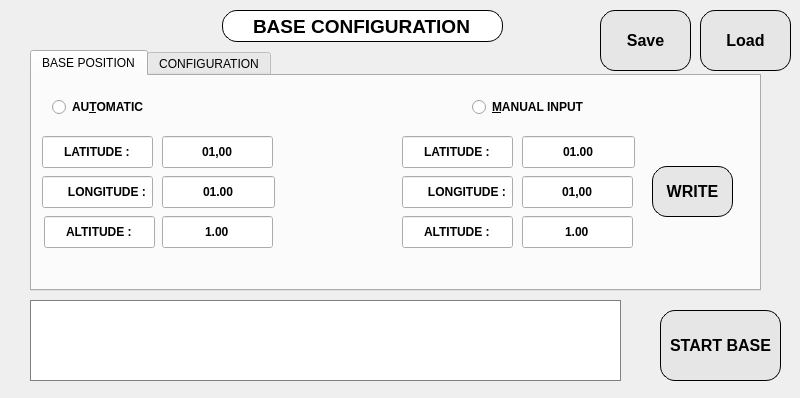
<?xml version="1.0" encoding="UTF-8"?>
<ui version="4.0">
 <class>OptionsStr2str</class>
 <widget class="QDialog" name="OptionsStr2str">
  <property name="geometry">
   <rect>
    <x>0</x>
    <y>0</y>
    <width>800</width>
    <height>398</height>
   </rect>
  </property>
  <property name="windowTitle">
   <string>Dialog</string>
  </property>
  <widget class="QPushButton" name="pushButtonDefault1">
   <property name="geometry">
    <rect>
     <x>660</x>
     <y>310</y>
     <width>121</width>
     <height>71</height>
    </rect>
   </property>
   <property name="font">
    <font>
     <pointsize>12</pointsize>
     <weight>75</weight>
     <bold>true</bold>
    </font>
   </property>
   <property name="styleSheet">
    <string notr="true">border-radius: 15px;
border: 1px solid black;
background-color: rgb(230, 230, 230);</string>
   </property>
   <property name="text">
    <string>START BASE</string>
   </property>
  </widget>
  <widget class="QTabWidget" name="tabWidget">
   <property name="geometry">
    <rect>
     <x>30</x>
     <y>50</y>
     <width>731</width>
     <height>241</height>
    </rect>
   </property>
   <property name="currentIndex">
    <number>0</number>
   </property>
   <widget class="QWidget" name="tab">
    <attribute name="title">
     <string>BASE POSITION</string>
    </attribute>
    <widget class="QRadioButton" name="radioButtonPositionAuto">
     <property name="geometry">
      <rect>
       <x>20</x>
       <y>20</y>
       <width>121</width>
       <height>22</height>
      </rect>
     </property>
     <property name="font">
      <font>
       <weight>75</weight>
       <bold>true</bold>
      </font>
     </property>
     <property name="text">
      <string>AU&amp;TOMATIC </string>
     </property>
     <property name="checkable">
      <bool>true</bool>
     </property>
     <property name="checked">
      <bool>false</bool>
     </property>
     <property name="autoRepeat">
      <bool>false</bool>
     </property>
    </widget>
    <widget class="QRadioButton" name="radioButtonPositionManual">
     <property name="geometry">
      <rect>
       <x>440</x>
       <y>20</y>
       <width>151</width>
       <height>22</height>
      </rect>
     </property>
     <property name="font">
      <font>
       <weight>75</weight>
       <bold>true</bold>
      </font>
     </property>
     <property name="text">
      <string>&amp;MANUAL INPUT</string>
     </property>
    </widget>
    <widget class="QPushButton" name="pushButtonManual">
     <property name="geometry">
      <rect>
       <x>620</x>
       <y>90</y>
       <width>81</width>
       <height>51</height>
      </rect>
     </property>
     <property name="font">
      <font>
       <pointsize>12</pointsize>
       <weight>75</weight>
       <bold>true</bold>
      </font>
     </property>
     <property name="styleSheet">
      <string notr="true">border-radius: 15px;
border: 1px solid black;
background-color: rgb(230, 230, 230);
</string>
     </property>
     <property name="text">
      <string>WRITE</string>
     </property>
    </widget>
    <widget class="MyLineEdit" name="LatManualLine">
     <property name="geometry">
      <rect>
       <x>490</x>
       <y>60</y>
       <width>113</width>
       <height>32</height>
      </rect>
     </property>
     <property name="font">
      <font>
       <weight>75</weight>
       <bold>true</bold>
      </font>
     </property>
     <property name="text">
      <string>01.00</string>
     </property>
     <property name="alignment">
      <set>Qt::AlignCenter</set>
     </property>
    </widget>
    <widget class="QLineEdit" name="lineEdit_2">
     <property name="geometry">
      <rect>
       <x>370</x>
       <y>100</y>
       <width>111</width>
       <height>32</height>
      </rect>
     </property>
     <property name="font">
      <font>
       <weight>75</weight>
       <bold>true</bold>
      </font>
     </property>
     <property name="text">
      <string>      LONGITUDE :</string>
     </property>
     <property name="alignment">
      <set>Qt::AlignCenter</set>
     </property>
     <property name="readOnly">
      <bool>true</bool>
     </property>
    </widget>
    <widget class="QLineEdit" name="lineEdit_3">
     <property name="geometry">
      <rect>
       <x>370</x>
       <y>140</y>
       <width>111</width>
       <height>32</height>
      </rect>
     </property>
     <property name="font">
      <font>
       <weight>75</weight>
       <bold>true</bold>
      </font>
     </property>
     <property name="text">
      <string>ALTITUDE :</string>
     </property>
     <property name="alignment">
      <set>Qt::AlignCenter</set>
     </property>
     <property name="readOnly">
      <bool>true</bool>
     </property>
    </widget>
    <widget class="QLineEdit" name="lineEdit">
     <property name="geometry">
      <rect>
       <x>370</x>
       <y>60</y>
       <width>111</width>
       <height>32</height>
      </rect>
     </property>
     <property name="font">
      <font>
       <weight>75</weight>
       <bold>true</bold>
      </font>
     </property>
     <property name="text">
      <string>LATITUDE :</string>
     </property>
     <property name="alignment">
      <set>Qt::AlignCenter</set>
     </property>
     <property name="readOnly">
      <bool>true</bool>
     </property>
    </widget>
    <widget class="MyLineEdit" name="LongManualLine">
     <property name="geometry">
      <rect>
       <x>490</x>
       <y>100</y>
       <width>111</width>
       <height>32</height>
      </rect>
     </property>
     <property name="font">
      <font>
       <weight>75</weight>
       <bold>true</bold>
      </font>
     </property>
     <property name="text">
      <string>01,00</string>
     </property>
     <property name="alignment">
      <set>Qt::AlignCenter</set>
     </property>
    </widget>
    <widget class="MyLineEdit" name="AltiManualLine">
     <property name="geometry">
      <rect>
       <x>490</x>
       <y>140</y>
       <width>111</width>
       <height>32</height>
      </rect>
     </property>
     <property name="font">
      <font>
       <weight>75</weight>
       <bold>true</bold>
      </font>
     </property>
     <property name="text">
      <string>1.00</string>
     </property>
     <property name="alignment">
      <set>Qt::AlignCenter</set>
     </property>
    </widget>
    <widget class="QLineEdit" name="lineEdit_12">
     <property name="enabled">
      <bool>true</bool>
     </property>
     <property name="geometry">
      <rect>
       <x>10</x>
       <y>60</y>
       <width>111</width>
       <height>32</height>
      </rect>
     </property>
     <property name="font">
      <font>
       <weight>75</weight>
       <bold>true</bold>
      </font>
     </property>
     <property name="text">
      <string>LATITUDE :</string>
     </property>
     <property name="alignment">
      <set>Qt::AlignCenter</set>
     </property>
     <property name="readOnly">
      <bool>true</bool>
     </property>
    </widget>
    <widget class="QLineEdit" name="lineEdit_13">
     <property name="geometry">
      <rect>
       <x>12</x>
       <y>140</y>
       <width>111</width>
       <height>32</height>
      </rect>
     </property>
     <property name="font">
      <font>
       <weight>75</weight>
       <bold>true</bold>
      </font>
     </property>
     <property name="text">
      <string>ALTITUDE :</string>
     </property>
     <property name="alignment">
      <set>Qt::AlignCenter</set>
     </property>
     <property name="readOnly">
      <bool>true</bool>
     </property>
    </widget>
    <widget class="QLineEdit" name="lineEdit_14">
     <property name="geometry">
      <rect>
       <x>10</x>
       <y>100</y>
       <width>111</width>
       <height>32</height>
      </rect>
     </property>
     <property name="font">
      <font>
       <weight>75</weight>
       <bold>true</bold>
      </font>
     </property>
     <property name="text">
      <string>      LONGITUDE :</string>
     </property>
     <property name="alignment">
      <set>Qt::AlignCenter</set>
     </property>
     <property name="readOnly">
      <bool>true</bool>
     </property>
    </widget>
    <widget class="MyLineEdit" name="LatAutoLine">
     <property name="geometry">
      <rect>
       <x>130</x>
       <y>60</y>
       <width>111</width>
       <height>32</height>
      </rect>
     </property>
     <property name="font">
      <font>
       <weight>75</weight>
       <bold>true</bold>
      </font>
     </property>
     <property name="text">
      <string>01,00</string>
     </property>
     <property name="alignment">
      <set>Qt::AlignCenter</set>
     </property>
    </widget>
    <widget class="MyLineEdit" name="LongAutoLine">
     <property name="geometry">
      <rect>
       <x>130</x>
       <y>100</y>
       <width>113</width>
       <height>32</height>
      </rect>
     </property>
     <property name="font">
      <font>
       <weight>75</weight>
       <bold>true</bold>
      </font>
     </property>
     <property name="text">
      <string>01.00</string>
     </property>
     <property name="alignment">
      <set>Qt::AlignCenter</set>
     </property>
    </widget>
    <widget class="MyLineEdit" name="AltiAutoLine">
     <property name="geometry">
      <rect>
       <x>130</x>
       <y>140</y>
       <width>111</width>
       <height>32</height>
      </rect>
     </property>
     <property name="font">
      <font>
       <weight>75</weight>
       <bold>true</bold>
      </font>
     </property>
     <property name="text">
      <string>1.00</string>
     </property>
     <property name="alignment">
      <set>Qt::AlignCenter</set>
     </property>
    </widget>
   </widget>
   <widget class="QWidget" name="tab_2">
    <attribute name="title">
     <string>CONFIGURATION</string>
    </attribute>
    <widget class="MyComboBox" name="OutBaudRatecomboBox">
     <property name="geometry">
      <rect>
       <x>550</x>
       <y>100</y>
       <width>81</width>
       <height>32</height>
      </rect>
     </property>
     <property name="font">
      <font>
       <weight>75</weight>
       <bold>true</bold>
      </font>
     </property>
     <property name="editable">
      <bool>true</bool>
     </property>
     <item>
      <property name="text">
       <string>57600</string>
      </property>
     </item>
     <item>
      <property name="text">
       <string>9600</string>
      </property>
     </item>
     <item>
      <property name="text">
       <string>38400</string>
      </property>
     </item>
     <item>
      <property name="text">
       <string>115200</string>
      </property>
     </item>
    </widget>
    <widget class="MyComboBox" name="OutSerialPortcomboBox">
     <property name="geometry">
      <rect>
       <x>390</x>
       <y>100</y>
       <width>151</width>
       <height>32</height>
      </rect>
     </property>
     <property name="font">
      <font>
       <weight>75</weight>
       <bold>true</bold>
      </font>
     </property>
     <property name="editable">
      <bool>true</bool>
     </property>
     <item>
      <property name="text">
       <string>serial://ttyUSB0</string>
      </property>
     </item>
     <item>
      <property name="text">
       <string>serial://ttyAMA0</string>
      </property>
     </item>
     <item>
      <property name="text">
       <string>serial://ttyACM0</string>
      </property>
     </item>
    </widget>
    <widget class="MyComboBox" name="OutFormatcomboBox">
     <property name="geometry">
      <rect>
       <x>640</x>
       <y>100</y>
       <width>71</width>
       <height>32</height>
      </rect>
     </property>
     <property name="font">
      <font>
       <weight>75</weight>
       <bold>true</bold>
      </font>
     </property>
     <property name="editable">
      <bool>true</bool>
     </property>
     <item>
      <property name="text">
       <string>rtcm3</string>
      </property>
     </item>
     <item>
      <property name="text">
       <string>rtcm2</string>
      </property>
     </item>
    </widget>
    <widget class="QLineEdit" name="lineEdit_4">
     <property name="geometry">
      <rect>
       <x>390</x>
       <y>70</y>
       <width>151</width>
       <height>32</height>
      </rect>
     </property>
     <property name="font">
      <font>
       <weight>75</weight>
       <bold>true</bold>
      </font>
     </property>
     <property name="text">
      <string>SERIAL PORT</string>
     </property>
     <property name="alignment">
      <set>Qt::AlignCenter</set>
     </property>
     <property name="readOnly">
      <bool>true</bool>
     </property>
    </widget>
    <widget class="QLineEdit" name="lineEdit_5">
     <property name="geometry">
      <rect>
       <x>550</x>
       <y>70</y>
       <width>81</width>
       <height>32</height>
      </rect>
     </property>
     <property name="font">
      <font>
       <weight>75</weight>
       <bold>true</bold>
      </font>
     </property>
     <property name="text">
      <string>BAUDS</string>
     </property>
     <property name="alignment">
      <set>Qt::AlignCenter</set>
     </property>
     <property name="readOnly">
      <bool>true</bool>
     </property>
    </widget>
    <widget class="QLineEdit" name="lineEdit_6">
     <property name="geometry">
      <rect>
       <x>640</x>
       <y>70</y>
       <width>71</width>
       <height>32</height>
      </rect>
     </property>
     <property name="font">
      <font>
       <weight>75</weight>
       <bold>true</bold>
      </font>
     </property>
     <property name="text">
      <string>FORMAT</string>
     </property>
     <property name="alignment">
      <set>Qt::AlignCenter</set>
     </property>
     <property name="readOnly">
      <bool>true</bool>
     </property>
    </widget>
    <widget class="QLineEdit" name="lineEdit_7">
     <property name="geometry">
      <rect>
       <x>460</x>
       <y>20</y>
       <width>201</width>
       <height>32</height>
      </rect>
     </property>
     <property name="font">
      <font>
       <pointsize>12</pointsize>
       <weight>75</weight>
       <bold>true</bold>
      </font>
     </property>
     <property name="styleSheet">
      <string notr="true">border-radius: 15px;
border: 1px solid black;</string>
     </property>
     <property name="text">
      <string>OUTPUT STREAM</string>
     </property>
     <property name="alignment">
      <set>Qt::AlignCenter</set>
     </property>
     <property name="readOnly">
      <bool>true</bool>
     </property>
    </widget>
    <widget class="QLineEdit" name="lineEdit_8">
     <property name="geometry">
      <rect>
       <x>80</x>
       <y>20</y>
       <width>201</width>
       <height>32</height>
      </rect>
     </property>
     <property name="font">
      <font>
       <pointsize>12</pointsize>
       <weight>75</weight>
       <bold>true</bold>
      </font>
     </property>
     <property name="styleSheet">
      <string notr="true">border-radius: 15px;
border: 1px solid black;</string>
     </property>
     <property name="text">
      <string>INPUT STREAM</string>
     </property>
     <property name="alignment">
      <set>Qt::AlignCenter</set>
     </property>
     <property name="readOnly">
      <bool>true</bool>
     </property>
    </widget>
    <widget class="MyComboBox" name="InSerialPortcomboBox">
     <property name="geometry">
      <rect>
       <x>10</x>
       <y>110</y>
       <width>151</width>
       <height>32</height>
      </rect>
     </property>
     <property name="font">
      <font>
       <weight>75</weight>
       <bold>true</bold>
      </font>
     </property>
     <property name="editable">
      <bool>true</bool>
     </property>
     <item>
      <property name="text">
       <string>serial://ttyACM0</string>
      </property>
     </item>
     <item>
      <property name="text">
       <string>serial://AMA0</string>
      </property>
     </item>
     <item>
      <property name="text">
       <string>serial://USB0</string>
      </property>
     </item>
    </widget>
    <widget class="MyComboBox" name="InBaudratecomboBox">
     <property name="geometry">
      <rect>
       <x>170</x>
       <y>110</y>
       <width>81</width>
       <height>32</height>
      </rect>
     </property>
     <property name="font">
      <font>
       <weight>75</weight>
       <bold>true</bold>
      </font>
     </property>
     <property name="editable">
      <bool>true</bool>
     </property>
     <item>
      <property name="text">
       <string>115200</string>
      </property>
     </item>
     <item>
      <property name="text">
       <string>57600</string>
      </property>
     </item>
     <item>
      <property name="text">
       <string>38400</string>
      </property>
     </item>
     <item>
      <property name="text">
       <string>9600</string>
      </property>
     </item>
    </widget>
    <widget class="MyComboBox" name="InFormatcomboBox">
     <property name="geometry">
      <rect>
       <x>260</x>
       <y>110</y>
       <width>81</width>
       <height>32</height>
      </rect>
     </property>
     <property name="font">
      <font>
       <weight>75</weight>
       <bold>true</bold>
      </font>
     </property>
     <property name="editable">
      <bool>true</bool>
     </property>
     <item>
      <property name="text">
       <string>ubx</string>
      </property>
     </item>
     <item>
      <property name="text">
       <string>nvs</string>
      </property>
     </item>
     <item>
      <property name="text">
       <string>oem3</string>
      </property>
     </item>
     <item>
      <property name="text">
       <string>nov</string>
      </property>
     </item>
     <item>
      <property name="text">
       <string>ss2</string>
      </property>
     </item>
     <item>
      <property name="text">
       <string>hemis</string>
      </property>
     </item>
     <item>
      <property name="text">
       <string>stq</string>
      </property>
     </item>
     <item>
      <property name="text">
       <string>javad</string>
      </property>
     </item>
     <item>
      <property name="text">
       <string>binex</string>
      </property>
     </item>
     <item>
      <property name="text">
       <string>rtcm2</string>
      </property>
     </item>
     <item>
      <property name="text">
       <string>rtcm3</string>
      </property>
     </item>
    </widget>
    <widget class="QLineEdit" name="lineEdit_9">
     <property name="geometry">
      <rect>
       <x>260</x>
       <y>80</y>
       <width>81</width>
       <height>32</height>
      </rect>
     </property>
     <property name="font">
      <font>
       <weight>75</weight>
       <bold>true</bold>
      </font>
     </property>
     <property name="text">
      <string>FORMAT</string>
     </property>
     <property name="alignment">
      <set>Qt::AlignCenter</set>
     </property>
     <property name="readOnly">
      <bool>true</bool>
     </property>
    </widget>
    <widget class="QLineEdit" name="lineEdit_10">
     <property name="geometry">
      <rect>
       <x>10</x>
       <y>80</y>
       <width>151</width>
       <height>32</height>
      </rect>
     </property>
     <property name="font">
      <font>
       <weight>75</weight>
       <bold>true</bold>
      </font>
     </property>
     <property name="text">
      <string>SERIAL PORT</string>
     </property>
     <property name="alignment">
      <set>Qt::AlignCenter</set>
     </property>
     <property name="readOnly">
      <bool>true</bool>
     </property>
    </widget>
    <widget class="QLineEdit" name="lineEdit_11">
     <property name="geometry">
      <rect>
       <x>170</x>
       <y>80</y>
       <width>81</width>
       <height>32</height>
      </rect>
     </property>
     <property name="font">
      <font>
       <weight>75</weight>
       <bold>true</bold>
      </font>
     </property>
     <property name="text">
      <string>BAUDS</string>
     </property>
     <property name="alignment">
      <set>Qt::AlignCenter</set>
     </property>
     <property name="readOnly">
      <bool>true</bool>
     </property>
    </widget>
    <widget class="QLineEdit" name="lineEdit_15">
     <property name="geometry">
      <rect>
       <x>400</x>
       <y>140</y>
       <width>311</width>
       <height>32</height>
      </rect>
     </property>
     <property name="font">
      <font>
       <weight>75</weight>
       <bold>true</bold>
      </font>
     </property>
     <property name="text">
      <string>RTCM MESSAGES</string>
     </property>
     <property name="alignment">
      <set>Qt::AlignCenter</set>
     </property>
     <property name="readOnly">
      <bool>true</bool>
     </property>
    </widget>
    <widget class="MyComboBox" name="RtcmMsgcomboBox">
     <property name="geometry">
      <rect>
       <x>400</x>
       <y>170</y>
       <width>311</width>
       <height>32</height>
      </rect>
     </property>
     <property name="font">
      <font>
       <weight>75</weight>
       <bold>true</bold>
      </font>
     </property>
     <property name="editable">
      <bool>true</bool>
     </property>
     <item>
      <property name="text">
       <string>1004,1006,1008,1012,1019,1020</string>
      </property>
     </item>
    </widget>
    <widget class="QPushButton" name="UpdateOptionspushButton">
     <property name="geometry">
      <rect>
       <x>50</x>
       <y>160</y>
       <width>271</width>
       <height>34</height>
      </rect>
     </property>
     <property name="font">
      <font>
       <weight>75</weight>
       <bold>true</bold>
      </font>
     </property>
     <property name="styleSheet">
      <string notr="true">border-radius: 15px;
border: 1px solid black;
background-color: rgb(230, 230, 230);</string>
     </property>
     <property name="text">
      <string>UPDATE STREAM  CONFIGURATION</string>
     </property>
    </widget>
   </widget>
  </widget>
  <widget class="QTextBrowser" name="RtkrcvOptionstextBrowser">
   <property name="geometry">
    <rect>
     <x>30</x>
     <y>300</y>
     <width>591</width>
     <height>81</height>
    </rect>
   </property>
   <property name="font">
    <font>
     <weight>75</weight>
     <bold>true</bold>
    </font>
   </property>
   <property name="styleSheet">
    <string notr="true">border: 1px solid grey;</string>
   </property>
  </widget>
  <widget class="QLineEdit" name="lineEdit_16">
   <property name="geometry">
    <rect>
     <x>222</x>
     <y>10</y>
     <width>281</width>
     <height>32</height>
    </rect>
   </property>
   <property name="font">
    <font>
     <pointsize>14</pointsize>
     <weight>75</weight>
     <bold>true</bold>
    </font>
   </property>
   <property name="focusPolicy">
    <enum>Qt::WheelFocus</enum>
   </property>
   <property name="styleSheet">
    <string notr="true">border-radius: 15px;
border: 1px solid black;</string>
   </property>
   <property name="text">
    <string>BASE CONFIGURATION</string>
   </property>
   <property name="alignment">
    <set>Qt::AlignCenter</set>
   </property>
  </widget>
  <widget class="QPushButton" name="pushButtonSave">
   <property name="geometry">
    <rect>
     <x>600</x>
     <y>10</y>
     <width>91</width>
     <height>61</height>
    </rect>
   </property>
   <property name="font">
    <font>
     <pointsize>12</pointsize>
     <weight>75</weight>
     <bold>true</bold>
    </font>
   </property>
   <property name="styleSheet">
    <string notr="true">border-radius: 15px;
border: 1px solid black;
background-color: rgb(230, 230, 230);
</string>
   </property>
   <property name="text">
    <string>Save</string>
   </property>
  </widget>
  <widget class="QPushButton" name="pushButtonLoad">
   <property name="geometry">
    <rect>
     <x>700</x>
     <y>10</y>
     <width>91</width>
     <height>61</height>
    </rect>
   </property>
   <property name="font">
    <font>
     <pointsize>12</pointsize>
     <weight>75</weight>
     <bold>true</bold>
    </font>
   </property>
   <property name="styleSheet">
    <string notr="true">border-radius: 15px;
border: 1px solid black;
background-color: rgb(230, 230, 230);
</string>
   </property>
   <property name="text">
    <string>Load</string>
   </property>
  </widget>
 </widget>
 <customwidgets>
  <customwidget>
   <class>MyLineEdit</class>
   <extends>QLineEdit</extends>
   <header>mylineedit.h</header>
  </customwidget>
  <customwidget>
   <class>MyComboBox</class>
   <extends>QComboBox</extends>
   <header>mycombobox.h</header>
  </customwidget>
 </customwidgets>
 <resources/>
 <connections/>
</ui>
